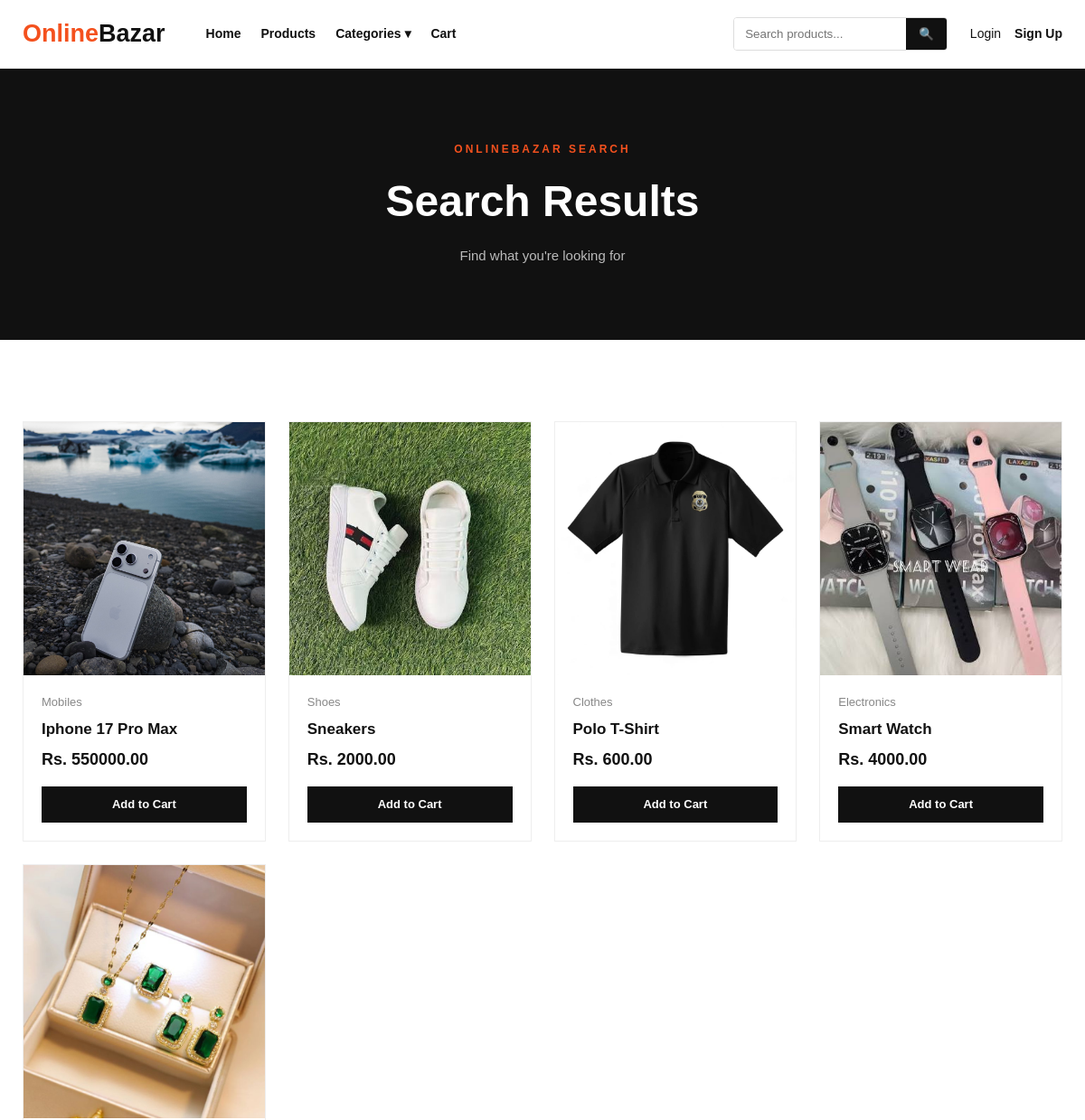
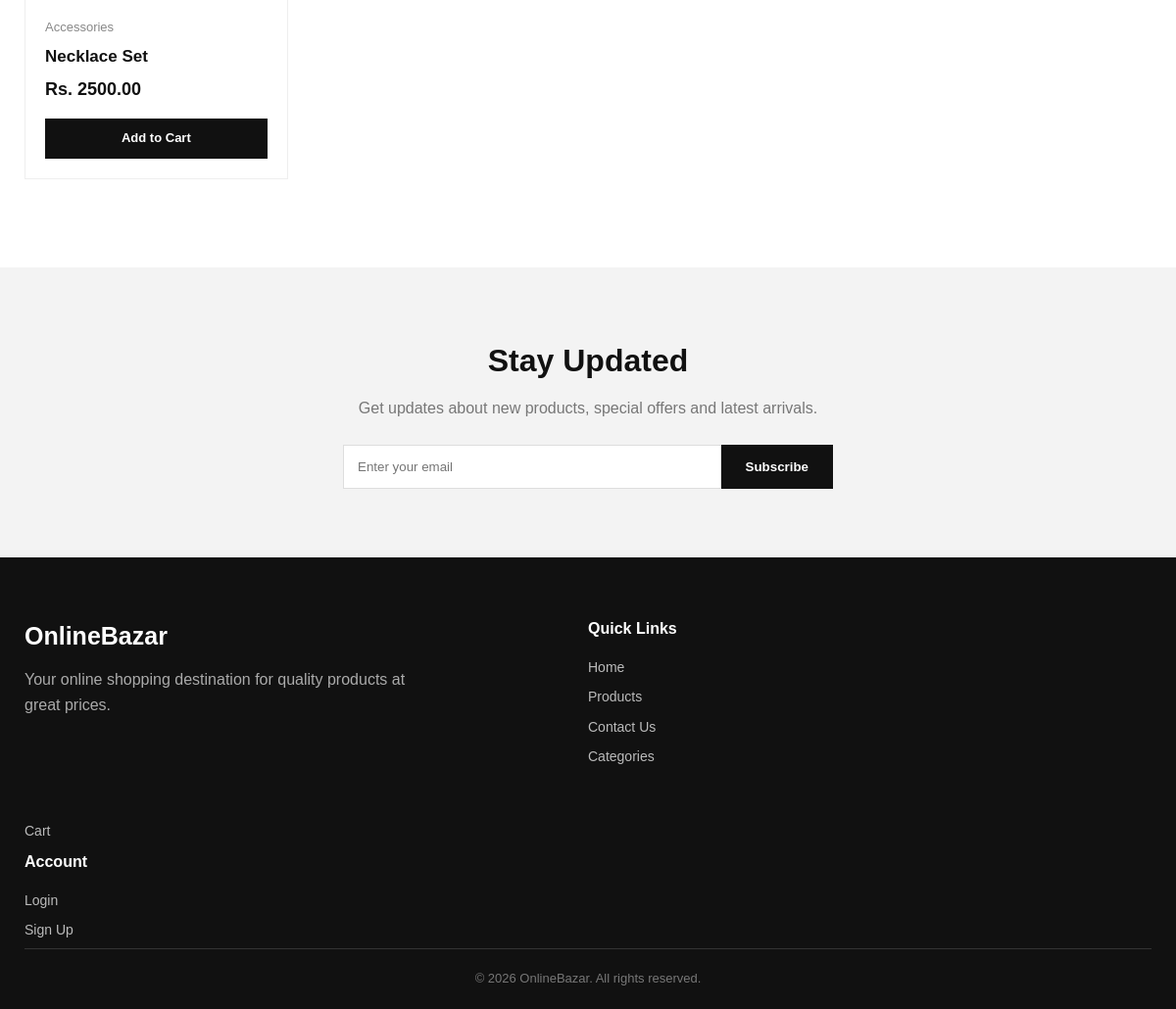
The app's page /search/ with its own data (2 pictures, top to bottom).
### home/models.py (models this page shows, shortened)
class Product(models.Model):
    name = models.CharField(max_length=200)
    category = models.ForeignKey(
        Category,
        on_delete=models.SET_NULL,
        null=True,
        blank=True,
        related_name='products'
    )
    price = models.DecimalField(
        max_digits=20,
        decimal_places=2
    )
    description = models.TextField()
    image = models.ImageField(
        upload_to='products/',
        blank=True,
        null=True
    )
    image_2 = models.ImageField(
        upload_to='products/',
        blank=True,
        null=True
    )
    image_3 = models.ImageField(
        upload_to='products/',
        blank=True,
        null=True
    )

class Category(models.Model):
    name = models.CharField(max_length=100, unique=True)
    image = models.ImageField(
        upload_to='categories/',
        blank=True,
        null=True
    )

### home/views.py (the view)
def search(request):
    q = request.GET.get('q', '')
    products = Product.objects.filter(
        Q(name__icontains=q) |
        Q(description__icontains=q) |
        Q(category__name__icontains=q)
    )
    return render(
        request,
        'home/search.html',
        {
            'products': products,
            'q': q
        }
    )

### home/context_processors.py (called while the page is built)
def categories_menu(request):
    categories = Category.objects.all()
    return {
        'categories': categories
    }

### home/templates/home/search.html (shortened to what this page needs)
{% extends 'home/base.html' %}
{% block content %}
<section class="page-header">
    <div class="page-header-content">
        <p>ONLINEBAZAR SEARCH</p>
        <h1>Search Results</h1>
        {% if q %}
            <span>Results for "{{ q }}"</span>
        {% else %}
            <span>Find what you're looking for</span>
        {% endif %}
    </div>
</section>
<section class="section">
    <div class="products-grid">
        {% for product in products %}
        <div class="product-card">
            <a href="{% url 'product_detail' product.id %}">
                {% if product.image %}
                <div class="product-image">
                    <img
                        src="{{ product.image.url }}"
                        alt="{{ product.name }}">
                </div>
                {% else %}
                <div class="product-image no-image">
                    No Image
                </div>
                {% endif %}
            </a>
            <div class="product-info">
                {% if product.category %}
                <p class="category">
                    {{ product.category.name }}
                </p>
                {% endif %}
                <h3>
                    <a href="{% url 'product_detail' product.id %}">
                        {{ product.name }}
                    </a>
                </h3>
                <div class="price">
                    Rs. {{ product.price }}
                </div>
                <a
                    href="{% url 'add_to_cart' product.id %}"
                    class="add-btn">
                    Add to Cart
                </a>
            </div>
        </div>
        {% endfor %}
    </div>
</section>
{% endblock %}

### home/static/home/style.css (style rules this page uses)
* { margin: 0; padding: 0; box-sizing: border-box; }
body { font-family: Arial, Helvetica, sans-serif; background: #ffffff; color: #111111; line-height: 1.6; }
a { text-decoration: none; color: inherit; }
.section { max-width: 1250px; margin: auto; padding: 90px 25px; }
.products-grid { display: grid; grid-template-columns: repeat(4, 1fr); gap: 25px; }
.product-card { background: white; border: 1px solid #eeeeee; transition: 0.3s; overflow: hidden; }
.product-image { width: 100%; height: 280px; background: #f5f5f5; overflow: hidden; display: flex; align-items: center; justify-content: center; }
.product-image img { width: 100%; height: 100%; object-fit: cover; transition: 0.4s; }
.product-info { padding: 20px; }
.product-info h3 { font-size: 17px; line-height: 1.35; margin-bottom: 7px; }
.category { font-size: 13px; color: #888888; margin-bottom: 8px; }
.price { font-size: 18px; font-weight: 800; margin-bottom: 15px; }
.add-btn { display: block; text-align: center; background: #111111; color: white; padding: 10px; font-size: 13px; font-weight: 700; }
.page-header { background: #111111; color: white; min-height: 300px; display: flex; align-items: center; justify-content: center; text-align: center; }
.page-header-content p { color: #f4511e; font-size: 12px; font-weight: 800; letter-spacing: 3px; margin-bottom: 10px; }
.page-header h1 { font-size: 48px; margin-bottom: 8px; }
.page-header span { color: #bbbbbb; font-size: 15px; }

### records on screen
Product: image (picture), category.name "Mobiles", name "Iphone 17 Pro Max", price "550000.00"
Product: image (picture), category.name "Shoes", name "Sneakers", price "2000.00"
Product: image (picture), category.name "Clothes", name "Polo T-Shirt", price "600.00"
Product: image (picture), category.name "Electronics", name "Smart Watch", price "4000.00"
Product: image (picture), category.name "Accessories", name "Necklace Set", price "2500.00"
